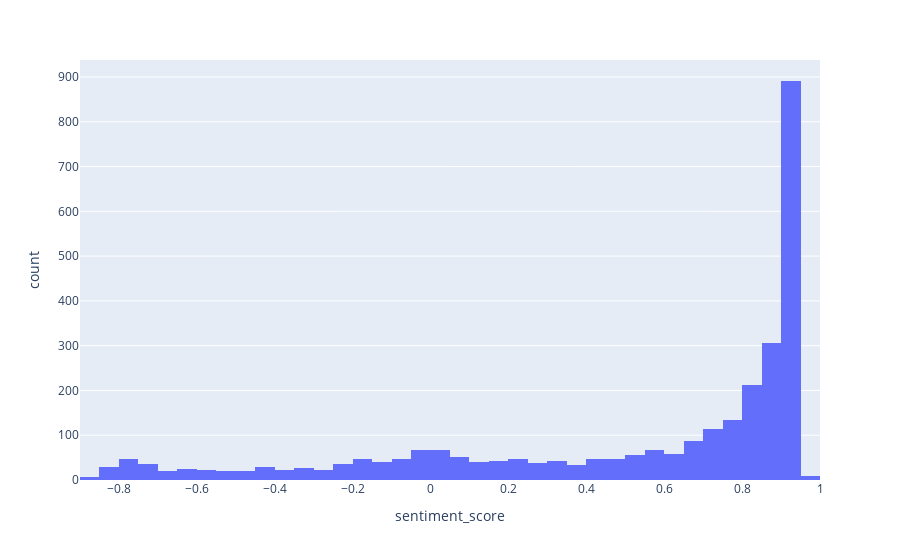

Here is the notebook cell this chart was saved with:
### Code cell
fig2 = px.histogram(cats, x='sentiment_score')
fig2.show()

### Figure 1 — Plotly figure (JSON) as saved in the notebook; plotly's stock layout.template omitted (floating-point values rounded to 4 significant figures; data arrays with more than 128 entries replaced by an {"elided": "..."} marker saying what was removed)
{"data": [{"alignmentgroup": "True", "bingroup": "x", "hovertemplate": "sentiment_score=%{x}<br>count=%{y}<extra></extra>", "legendgroup": "", "marker": {"color": "#636efa", "pattern": {"shape": ""}}, "name": "", "offsetgroup": "", "orientation": "v", "showlegend": false, "type": "histogram", "x": {"elided": "2953 float values"}, "xaxis": "x", "yaxis": "y"}], "layout": {"barmode": "relative", "legend": {"tracegroupgap": 0}, "margin": {"t": 60}, "xaxis": {"anchor": "y", "domain": [0, 1], "title": {"text": "sentiment_score"}}, "yaxis": {"anchor": "x", "domain": [0, 1], "title": {"text": "count"}}}}
